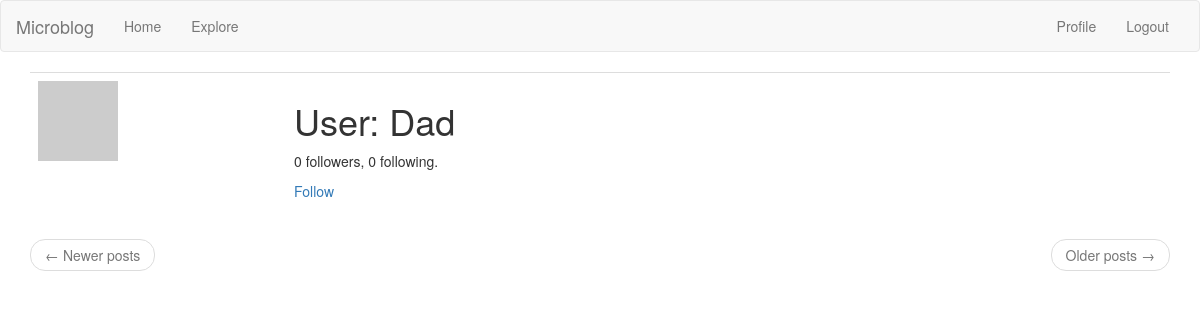
/user/Dad (signed in), run on an earlier commit of the app's database.
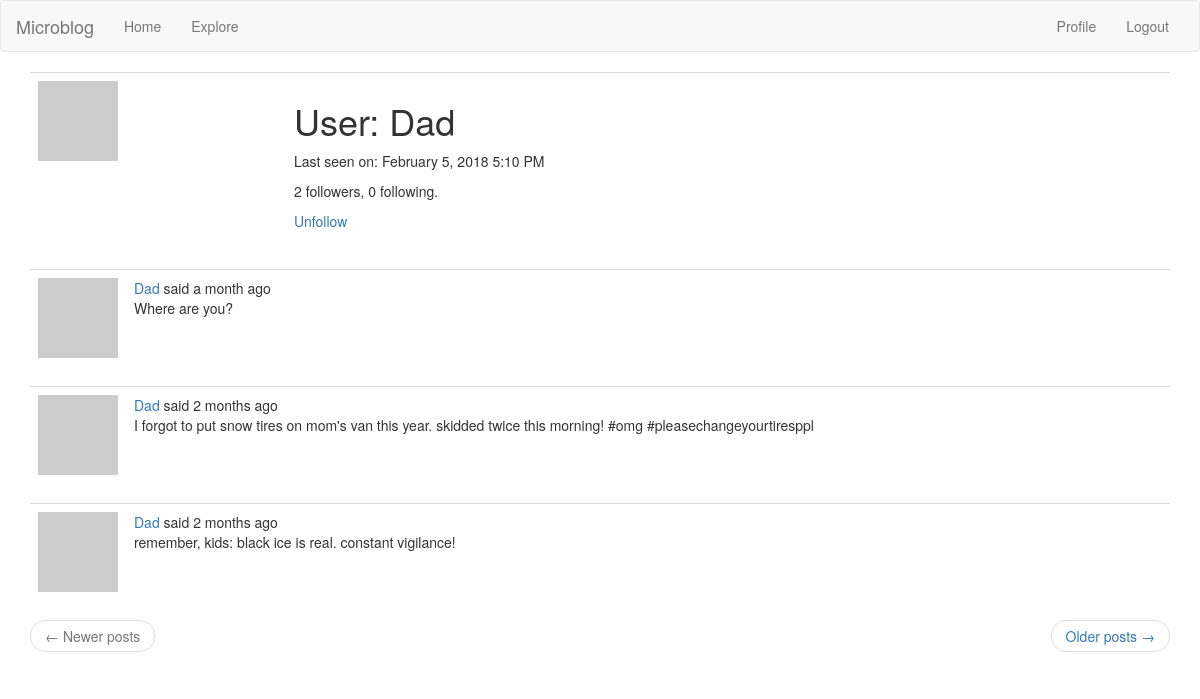
And on a later commit of the database.
### app/models.py (models this page shows, shortened)
class User(UserMixin, db.Model):
    id = db.Column(db.Integer, primary_key = True)
    username = db.Column(db.String(64), index = True, unique = True)
    email = db.Column(db.String(120), index = True, unique = True)
    password_hash = db.Column(db.String(128))
    posts = db.relationship("Post", backref = "author", lazy = "dynamic")
    about_me = db.Column(db.String(140))
    last_seen = db.Column(db.DateTime, default = datetime.utcnow)
    followed = db.relationship("User", secondary = followers,
    primaryjoin = (followers.c.follower_id == id),
    secondaryjoin = (followers.c.followed_id == id),
    backref = db.backref("followers", lazy = "dynamic"), lazy = "dynamic")
    def avatar(self, size):
        digest = md5(self.email.lower().encode("utf-8")).hexdigest()
        return "https://www.gravatar.com/avatar/{}?d=retro&s={}".format(digest, size)
    def is_following(self, user):
        return self.followed.filter(followers.c.followed_id==user.id).count()>0

class Post(db.Model):
    id = db.Column(db.Integer, primary_key = True)
    body = db.Column(db.String(140))
    timestamp = db.Column(db.DateTime, index = True, default = datetime.utcnow)
    user_id = db.Column(db.Integer, db.ForeignKey("user.id"))
    language = db.Column(db.String(5))

### app/routes.py (the view)
@flaskApp.route("/user/<username>")
@login_required
def user(username):
    user = User.query.filter_by(username = username).first_or_404()
    page = request.args.get("page", 1, type = int)
    posts = user.posts.order_by(Post.timestamp.desc()).paginate(page,
        flaskApp.config["POSTS_PER_PAGE"], False)
    next_url = url_for("user", page = posts.next_num, username = username) if posts.has_next else None
    prev_url = url_for("user", page = posts.prev_num, username = username) if posts.has_prev else None
    return render_template("user.html", user = user, posts = posts.items,
        next_url = next_url, prev_url = prev_url)

### app/models.py (called while the page is built)
@login.user_loader
def load_user(id):
    return User.query.get(int(id))

### app/routes.py (called while the page is built)
@flaskApp.before_request
def before_request():
    if current_user.is_authenticated:
        current_user.last_seen = datetime.utcnow()
        db.session.commit()
    g.locale = str(get_locale())

### app/templates/user.html (shortened to what this page needs)
{% extends "base.html" %}
{% block app_content %}
    <table class = "table table-hover">
        <tr>
        <td width = "256px"><img src = "{{ user.avatar(256) }}"</td>
        <td>
            <h1>{{ _("User") }}: {{ user.username }}</h1>
            {% if user.last_seen %}<p>{{ _("Last seen on") }}: {{ moment(user.last_seen).format("LLL") }}</p>{% endif %}
            <p>{{ _("%(count)d followers", count=user.followers.count()) }}, {{ _("%(count)d following.", count=user.followed.count()) }}</p>
            {% if user == current_user %}
            <p><a href = "{{ url_for('edit_profile') }}">{{ _("Edit your profile") }}</a></p>
            <!-- follow or unfollow buttons, depending on whether current_user is
            already following them. -->
            {% elif not current_user.is_following(user) %}
            <p><a href = "{{ url_for('follow', username = user.username) }}">{{ _("Follow") }}</a></p>
            {% else %}
            <p><a href = "{{ url_for('unfollow', username = user.username) }}">{{ _("Unfollow") }}</a></p>
            {% endif %}
        </td>
        </tr>
    </table>
    {% for post in posts %}
        {% include "_post.html" %}
    {% endfor %}
    <nav aria-label="...">
        <ul class="pager">
            <li class="previous{% if not prev_url %} disabled{% endif %}">
                <a href="{{ prev_url or '#' }}">
                    <span aria-hidden="true">&larr;</span> {{ _("Newer posts") }}
                </a>
            </li>
            <li class="next{% if not next_url %} disabled{% endif %}">
                <a href="{{ next_url or '#' }}">
                    {{ _("Older posts") }} <span aria-hidden="true">&rarr;</span>
                </a>
            </li>
        </ul>
    </nav>
{% endblock %}

### app/templates/base.html (shortened to what this page needs)
{% extends 'bootstrap/base.html' %}
{% block navbar %}
<nav class="navbar navbar-default">
       <div class="container-fluid">
          <div class="navbar-header">
          <a class="navbar-brand" href="{{ url_for('index') }}">Microblog</a>
      </div>
      <div class="collapse navbar-collapse" id="bs-example-navbar-collapse-1">
        <ul class="nav navbar-nav">
            <li><a href="{{ url_for('index') }}">{{ _("Home") }}</a></li>
            <li><a href="{{ url_for('explore') }}">{{ _("Explore") }}</a></li>
        </ul>
        <ul class="nav navbar-nav navbar-right">
            {% if current_user.is_anonymous %}
            <li><a href= "{{ url_for('login') }}">{{ _("Login") }}</a></li>
            {% else %}
            <li><a href="{{ url_for('user', username = current_user.username) }}">{{ _("Profile") }}</a></li>
            <li><a href= "{{ url_for('logout') }}">{{ _("Logout") }}</a></li>
            {% endif %}
        </ul>
        </div>
    </div>
</nav>
{% endblock %}
{% block content %}
    <div class = "container">
        {% block app_content %} {% endblock %}
    </div>
{% endblock %}

### app/templates/_post.html (shortened to what this page needs)
<table class = "table table-hover">
    <tr>
        <td width = "70px">
            <a href = "{{ url_for('user', username = post.author.username) }}">
                <img src = "{{ post.author.avatar(70) }}">
            </a>
        </td>
        <td>
            {{ _("%(username)s said %(when)s",
                username = user_link, when = moment(post.timestamp).fromNow()) }}
            <br>
            <span id="post{{ post.id }}">{{ post.body }}</span>
        </td>
    </tr>
</table>

What changed in the data, as far as the page shows it:
changed User "Dad": last_seen (not shown) → "February 5, 2018 5:10 PM"
added Post: body "Where are you?"
added Post: body "I forgot to put snow tires on mom's van this year. skidded twice this morning! #omg #pleasechangeyourtiresppl"
added Post: body "remember, kids: black ice is real. constant vigilance!"
Also different on the page:
text no longer shown: "0 followers Follow"
text now shown: "Last seen on : 2 followers Unfollow"
